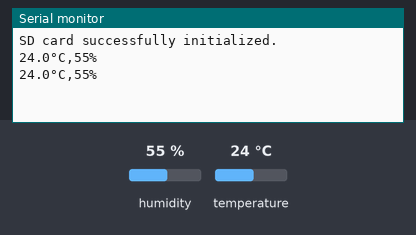
The sketch below on a simulated Arduino Uno, built with avr-gcc and run on an emulated ATmega328P. Shown: the last lines printed to the serial monitor. The test bench sets the inputs (shaded band); at power-on: humidity 55 %, temperature 24 °C. Storage starts empty.

Above: at 10.8 s.
10.9 s: humidity set to 22 %
At 20.7 s:
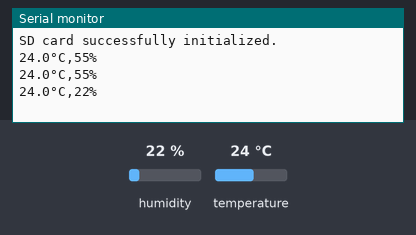
20.9 s: temperature set to 12 °C
At 30.7 s:
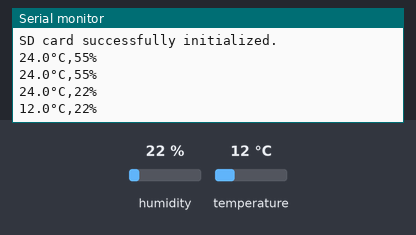
30.9 s: humidity set to 40 %
At 41.8 s:
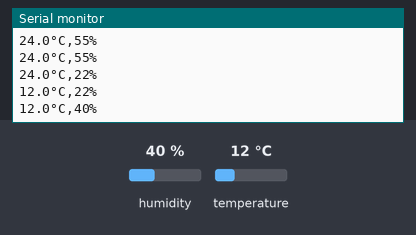
Timing chart, 0 to 43.3 s (numbered marks = the images above; inputs shaded):
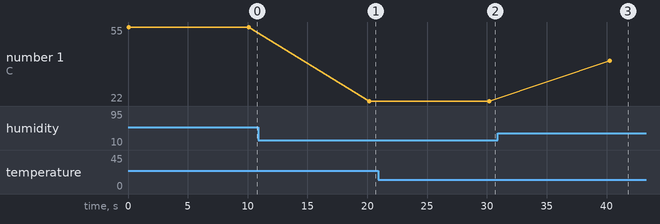

The sketch:

TempAndHumiditySensor.ino
```cpp
/*
Measures temperature and humidity with HTU21D + SD/microSD module + Arduino.
Arduino measures temperature and humidity each 10seconds, the result is written to SD card to the file values.csv
WARNING: File and folder names can have only 8 characters and extension only 3 characters (old school names)

modified on 4 Dec 2021
by Vladislav Korecky
*/

#include <Wire.h>
#include "SparkFunHTU21D.h"
#include <SPI.h>
#include <SD.h>

HTU21D HTU21Dsensor;  // HTU21D sensor initialization
const int sd_CS = 10; // CS pin number on SD card

void setup() {
  Wire.begin();

  // Setup of serial link communication
  Serial.begin(9600); //  Speed 9600 baud
  while (!Serial) {
    ; // wait for serial port to connect. Needed for native USB port only
  }

  // Setup of communication with HTU21D sensor
  HTU21Dsensor.begin();

  // Setup of SD card module
  if (!SD.begin(sd_CS))
  {
      Serial.println("ERROR: Initialization of SD card failed. SD card is not connected or card is corrupted.");
      return;
  }
  Serial.println("SD card successfully initialized.");
}

void saveTemperatureAndHumidity() {
  // Reading of temperature and humidity from HTU21D sensor
  float temperature = HTU21Dsensor.readTemperature();
  float humidity = HTU21Dsensor.readHumidity();
  if (temperature > 125 | humidity > 100) {
    Serial.println("ERROR: HTU21D communication error.");
  } else {
    // Print to Serial output
    Serial.print(temperature, 1);
    Serial.print("°C,");
    Serial.print(humidity, 0);
    Serial.print("%");
    Serial.println();
    // Print to CSV File
    File csvFile = SD.open("values.csv", FILE_WRITE);
    if (csvFile) {
      csvFile.print(temperature, 1);
      csvFile.print("°C,");
      csvFile.print(humidity, 0);
      csvFile.print("%");
      csvFile.println();
      csvFile.close();
    } else {
      Serial.println("ERROR: Can't write data to SD card.");
    }
  }
}

void loop() {
  saveTemperatureAndHumidity();
  delay(10000);
}
```

Measured:
- after the input at 10.9 s, the serial monitor: prints a new line after 9.3 s (image 1)
- after the input at 20.9 s, the serial monitor: prints a new line after 9.3 s (image 2)
- after the input at 30.9 s, the serial monitor: prints a new line after 9.4 s (image 3)
- plotted number 1: 55 → 22 after the input at 10.9 s, 22 → 40 after the input at 30.9 s
